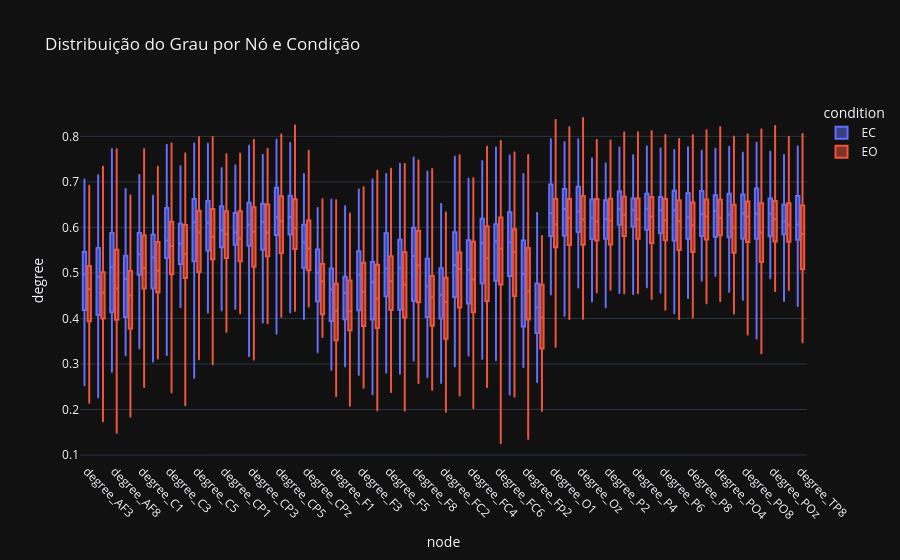

The notebook cell saved with this chart:
### Code cell
fig = px.box(
    df_degree_long,
    x="node",
    y="degree",
    color="condition",
    title="Distribuição do Grau por Nó e Condição",
    points=False
)
fig.update_layout(xaxis_tickangle=45)
fig.show()

### Figure 1 — Plotly figure (JSON) as saved in the notebook; plotly's stock layout.template omitted (floating-point values rounded to 4 significant figures; data arrays with more than 128 entries replaced by an {"elided": "..."} marker saying what was removed)
{"data": [{"alignmentgroup": "True", "boxpoints": false, "hovertemplate": "condition=EC<br>node=%{x}<br>degree=%{y}<extra></extra>", "legendgroup": "EC", "marker": {"color": "#636efa"}, "name": "EC", "notched": false, "offsetgroup": "EC", "orientation": "v", "showlegend": true, "x": {"elided": "2862 str values"}, "x0": " ", "xaxis": "x", "y": {"elided": "2862 float values"}, "y0": " ", "yaxis": "y", "type": "box"}, {"alignmentgroup": "True", "boxpoints": false, "hovertemplate": "condition=EO<br>node=%{x}<br>degree=%{y}<extra></extra>", "legendgroup": "EO", "marker": {"color": "#EF553B"}, "name": "EO", "notched": false, "offsetgroup": "EO", "orientation": "v", "showlegend": true, "x": {"elided": "2862 str values"}, "x0": " ", "xaxis": "x", "y": {"elided": "2862 float values"}, "y0": " ", "yaxis": "y", "type": "box"}], "layout": {"xaxis": {"anchor": "y", "domain": [0.0, 1.0], "title": {"text": "node"}, "tickangle": 45}, "yaxis": {"anchor": "x", "domain": [0.0, 1.0], "title": {"text": "degree"}}, "legend": {"title": {"text": "condition"}, "tracegroupgap": 0}, "title": {"text": "Distribuição do Grau por Nó e Condição"}, "boxmode": "group"}}
